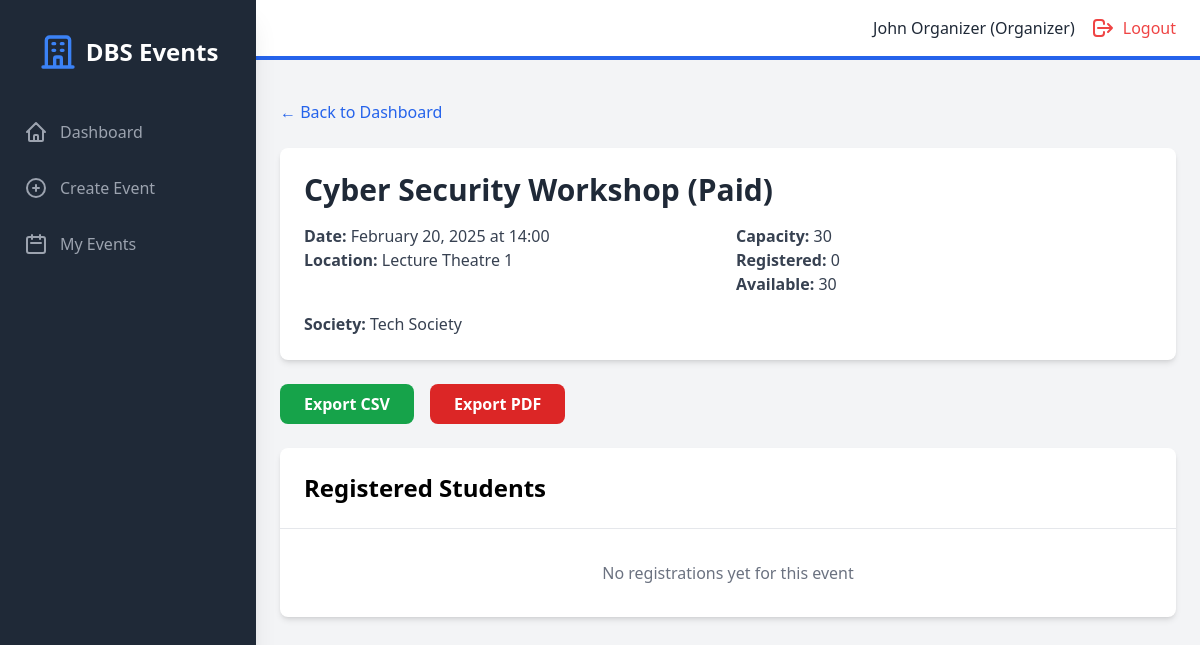
The page /event/2/registrations (signed in) on the database as committed earlier.
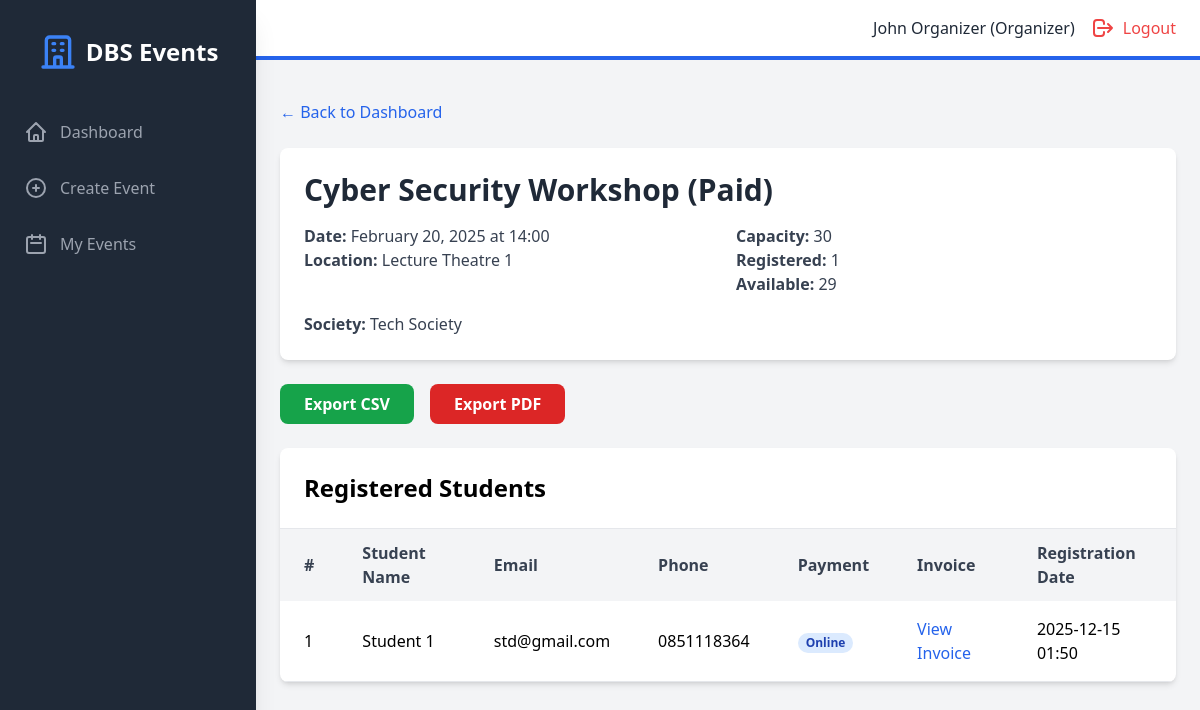
The same page on the database as committed later.
### models.py (models this page shows, shortened)
class User(UserMixin, db.Model):
    id = db.Column(db.Integer, primary_key=True)
    email = db.Column(db.String(120), unique=True, nullable=False)
    password_hash = db.Column(db.String(200), nullable=False)
    name = db.Column(db.String(100), nullable=False)
    role = db.Column(db.String(20), nullable=False)  # superadmin, organizer, student
    created_at = db.Column(db.DateTime, default=datetime.utcnow)
    societies = db.relationship('Society', backref='head', lazy=True)
    events_created = db.relationship('Event', backref='creator', lazy=True)
    registrations = db.relationship('Registration', backref='student', lazy=True)

class Event(db.Model):
    id = db.Column(db.Integer, primary_key=True)
    title = db.Column(db.String(200), nullable=False)
    description = db.Column(db.Text, nullable=True)
    event_date = db.Column(db.DateTime, nullable=False)
    location = db.Column(db.String(200), nullable=False)
    capacity = db.Column(db.Integer, nullable=False)
    is_paid = db.Column(db.Boolean, default=False)
    cost = db.Column(db.Float, default=0.0)
    society_id = db.Column(db.Integer, db.ForeignKey('society.id'), nullable=True)
    created_by = db.Column(db.Integer, db.ForeignKey('user.id'), nullable=False)
    created_at = db.Column(db.DateTime, default=datetime.utcnow)
    registrations = db.relationship('Registration', backref='event', lazy=True, cascade='all, delete-orphan')

class Society(db.Model):
    id = db.Column(db.Integer, primary_key=True)
    name = db.Column(db.String(100), nullable=False, unique=True)
    description = db.Column(db.Text, nullable=True)
    society_head_id = db.Column(db.Integer, db.ForeignKey('user.id'), nullable=False)
    created_at = db.Column(db.DateTime, default=datetime.utcnow)
    events = db.relationship('Event', backref='society', lazy=True)

class Registration(db.Model):
    id = db.Column(db.Integer, primary_key=True)
    event_id = db.Column(db.Integer, db.ForeignKey('event.id'), nullable=False)
    student_id = db.Column(db.Integer, db.ForeignKey('user.id'), nullable=False)
    registration_date = db.Column(db.DateTime, default=datetime.utcnow)
    phone_number = db.Column(db.String(20), nullable=True)
    payment_method = db.Column(db.String(20), nullable=True) # 'onsite' or 'online'
    invoice_path = db.Column(db.String(255), nullable=True)
    __table_args__ = (db.UniqueConstraint('event_id', 'student_id', name='unique_registration'),)

### backend/routes/registrations.py (the view)
@registrations_bp.route("/event/<int:event_id>/registrations", endpoint="view_registrations")
@login_required
def view_registrations(event_id):
    if current_user.role not in ["superadmin", "organizer"]:
        flash("Access denied", "danger")
        return redirect(url_for("public.index"))
    event = Event.query.get_or_404(event_id)
    if current_user.role == "organizer" and event.created_by != current_user.id:
        flash("You can only view registrations for your own events", "danger")
        return redirect(url_for("organizer.organizer_dashboard"))
    registrations = Registration.query.filter_by(event_id=event_id).all()
    return render_template("registrations.html", event=event, registrations=registrations)

### backend/main.py (called while the page is built)
@login_manager.user_loader
def load_user(user_id):
    return User.query.get(int(user_id))

### frontend/templates/registrations.html (shortened to what this page needs)
{% extends "base.html" %}
{% block auth_content %}
<div class="mb-6">
    <a href="{% if current_user.role == 'superadmin' %}{{ url_for('admin.admin_dashboard') }}{% else %}{{ url_for('organizer.organizer_dashboard') }}{% endif %}" class="text-blue-600 hover:underline">&larr; Back to Dashboard</a>
</div>
<div class="bg-white rounded-lg shadow-md p-6 mb-6">
    <h1 class="text-3xl font-bold text-gray-800 mb-4">{{ event.title }}</h1>
    <div class="grid grid-cols-1 md:grid-cols-2 gap-4 mb-4">
        <div>
            <p class="text-gray-700"><span class="font-semibold">Date:</span> {{ event.event_date.strftime('%B %d, %Y at %H:%M') }}</p>
            <p class="text-gray-700"><span class="font-semibold">Location:</span> {{ event.location }}</p>
        </div>
        <div>
            <p class="text-gray-700"><span class="font-semibold">Capacity:</span> {{ event.capacity }}</p>
            <p class="text-gray-700"><span class="font-semibold">Registered:</span> {{ registrations|length }}</p>
            <p class="text-gray-700"><span class="font-semibold">Available:</span> {{ event.capacity - registrations|length }}</p>
        </div>
    </div>
    {% if event.society %}
    <p class="text-gray-700"><span class="font-semibold">Society:</span> {{ event.society.name }}</p>
    {% endif %}
</div>
<div class="mb-6 flex gap-4">
    <a href="{{ url_for('exports.export_csv', event_id=event.id) }}" class="bg-green-600 text-white px-6 py-2 rounded-lg hover:bg-green-700 font-semibold">
        Export CSV
    </a>
    <a href="{{ url_for('exports.export_pdf', event_id=event.id) }}" class="bg-red-600 text-white px-6 py-2 rounded-lg hover:bg-red-700 font-semibold">
        Export PDF
    </a>
</div>
<div class="bg-white rounded-lg shadow-md overflow-hidden">
    <h2 class="text-2xl font-bold p-6 border-b">Registered Students</h2>
    {% if registrations|length > 0 %}
    <div class="overflow-x-auto">
        <table class="w-full">
            <thead class="bg-gray-100">
                <tr>
                    <th class="px-6 py-3 text-left text-gray-700 font-semibold">#</th>
                    <th class="px-6 py-3 text-left text-gray-700 font-semibold">Student Name</th>
                    <th class="px-6 py-3 text-left text-gray-700 font-semibold">Email</th>
                    <th class="px-6 py-3 text-left text-gray-700 font-semibold">Phone</th>
                    <th class="px-6 py-3 text-left text-gray-700 font-semibold">Payment</th>
                    <th class="px-6 py-3 text-left text-gray-700 font-semibold">Invoice</th>
                    <th class="px-6 py-3 text-left text-gray-700 font-semibold">Registration Date</th>
                </tr>
            </thead>
            <tbody>
                {% for reg in registrations %}
                <tr class="border-b hover:bg-gray-50">
                    <td class="px-6 py-4">{{ loop.index }}</td>
                    <td class="px-6 py-4">{{ reg.student.name }}</td>
                    <td class="px-6 py-4">{{ reg.student.email }}</td>
                    <td class="px-6 py-4">{{ reg.phone_number or 'N/A' }}</td>
                    <td class="px-6 py-4">
                        <span class="px-2 inline-flex text-xs leading-5 font-semibold rounded-full
                            {% if reg.payment_method == 'onsite' %}bg-yellow-100 text-yellow-800
                            {% elif reg.payment_method == 'online' %}bg-blue-100 text-blue-800
                            {% else %}bg-green-100 text-green-800{% endif %}">
                            {{ reg.payment_method | capitalize }}
                        </span>
                    </td>
                    <td class="px-6 py-4">
                        {% if reg.invoice_path %}
                            <a href="{{ url_for('static', filename=reg.invoice_path.split('static/')[-1]) }}" target="_blank" class="text-blue-600 hover:text-blue-900">View Invoice</a>
                        {% else %}
                            N/A
                        {% endif %}
                    </td>
                    <td class="px-6 py-4">{{ reg.registration_date.strftime('%Y-%m-%d %H:%M') }}</td>
                </tr>
                {% endfor %}
            </tbody>
        </table>
    </div>
    {% else %}
    <div class="text-center py-8 text-gray-500">
        <p>No registrations yet for this event</p>
    </div>
    {% endif %}
</div>
{% endblock %}

### frontend/templates/base.html (shortened to what this page needs)
<!DOCTYPE html>
<html lang="en">
<head>
    <script src="https://cdn.tailwindcss.com"></script>
    <link rel="stylesheet" href="{{ url_for('static', filename='css/style.css') }}">
</head>
<body class="bg-gray-100">
    {% if current_user.is_authenticated %}
    <div class="flex h-screen bg-gray-100">
        <div id="sidebar" class="sidebar fixed inset-y-0 left-0 z-30 w-64 bg-gray-800 overflow-y-auto transition duration-300 ease-out md:translate-x-0 md:static md:shadow-xl sidebar-closed">
            <div class="flex items-center justify-center mt-8">
                <div class="flex items-center">
                    <svg class="h-10 w-10 text-blue-500" fill="none" stroke="currentColor" viewBox="0 0 24 24">
                        <path stroke-linecap="round" stroke-linejoin="round" stroke-width="2" d="M19 21V5a2 2 0 00-2-2H7a2 2 0 00-2 2v16m14 0h2m-2 0h-5m-9 0H3m2 0h5M9 7h1m-1 4h1m4-4h1m-1 4h1m-5 10v-5a1 1 0 011-1h2a1 1 0 011 1v5m-4 0h4"></path>
                    </svg>
                    <span class="text-white text-2xl font-semibold ml-2">DBS Events</span>
                </div>
            </div>
            <nav class="mt-10">
                {% if current_user.role == 'superadmin' %}
                    <a class="flex items-center mt-4 py-2 px-6 text-gray-400 hover:bg-gray-700 hover:text-white" href="{{ url_for('admin.admin_dashboard') }}">
                        <svg class="h-6 w-6" fill="none" stroke="currentColor" viewBox="0 0 24 24"><path stroke-linecap="round" stroke-linejoin="round" stroke-width="2" d="M3 12l2-2m0 0l7-7 7 7M5 10v10a1 1 0 001 1h3m10-11l2 2m-2-2v10a1 1 0 01-1 1h-3m-6 0a1 1 0 001-1v-4a1 1 0 011-1h2a1 1 0 011 1v4a1 1 0 001 1m-6 0h6"></path></svg>
                        <span class="mx-3">Dashboard</span>
                    </a>
                    <a class="flex items-center mt-4 py-2 px-6 text-gray-400 hover:bg-gray-700 hover:text-white" href="{{ url_for('admin.admin_organizers') }}">
                        <svg class="h-6 w-6" fill="none" stroke="currentColor" viewBox="0 0 24 24"><path stroke-linecap="round" stroke-linejoin="round" stroke-width="2" d="M17 20h5v-2a3 3 0 00-5.356-1.857M17 20H7m10 0v-2c0-.656-.126-1.283-.356-1.857m0 0a5.002 5.002 0 019.288 0M15 7a3 3 0 11-6 0 3 3 0 016 0zm6 3a2 2 0 11-4 0 2 2 0 014 0zM7 10a2 2 0 11-4 0 2 2 0 014 0z"></path></svg>
                        <span class="mx-3">Organizers</span>
                    </a>
                    <a class="flex items-center mt-4 py-2 px-6 text-gray-400 hover:bg-gray-700 hover:text-white" href="{{ url_for('admin.admin_societies') }}">
                        <svg class="h-6 w-6" fill="none" stroke="currentColor" viewBox="0 0 24 24"><path stroke-linecap="round" stroke-linejoin="round" stroke-width="2" d="M19 21V5a2 2 0 00-2-2H7a2 2 0 00-2 2v16m14 0h2m-2 0h-5m-9 0H3m2 0h5M9 7h1m-1 4h1m4-4h1m-1 4h1m-5 10v-5a1 1 0 011-1h2a1 1 0 011 1v5m-4 0h4"></path></svg>
                        <span class="mx-3">Societies</span>
                    </a>
                    <a class="flex items-center mt-4 py-2 px-6 text-gray-400 hover:bg-gray-700 hover:text-white" href="{{ url_for('admin.admin_events') }}">
                        <svg class="h-6 w-6" fill="none" stroke="currentColor" viewBox="0 0 24 24"><path stroke-linecap="round" stroke-linejoin="round" stroke-width="2" d="M8 7V3m8 4V3m-9 8h10M5 21h14a2 2 0 002-2V7a2 2 0 00-2-2H5a2 2 0 00-2 2v12a2 2 0 002 2z"></path></svg>
                        <span class="mx-3">All Events</span>
                    </a>
                {% elif current_user.role == 'organizer' %}
                    <a class="flex items-center mt-4 py-2 px-6 text-gray-400 hover:bg-gray-700 hover:text-white" href="{{ url_for('organizer.organizer_dashboard') }}">
                        <svg class="h-6 w-6" fill="none" stroke="currentColor" viewBox="0 0 24 24"><path stroke-linecap="round" stroke-linejoin="round" stroke-width="2" d="M3 12l2-2m0 0l7-7 7 7M5 10v10a1 1 0 001 1h3m10-11l2 2m-2-2v10a1 1 0 01-1 1h-3m-6 0a1 1 0 001-1v-4a1 1 0 011-1h2a1 1 0 011 1v4a1 1 0 001 1m-6 0h6"></path></svg>
                        <span class="mx-3">Dashboard</span>
                    </a>
                    <a class="flex items-center mt-4 py-2 px-6 text-gray-400 hover:bg-gray-700 hover:text-white" href="{{ url_for('organizer.organizer_add_event') }}">
                        <svg class="h-6 w-6" fill="none" stroke="currentColor" viewBox="0 0 24 24"><path stroke-linecap="round" stroke-linejoin="round" stroke-width="2" d="M12 9v3m0 0v3m0-3h3m-3 0H9m12 0a9 9 0 11-18 0 9 9 0 0118 0z"></path></svg>
                        <span class="mx-3">Create Event</span>
                    </a>
                    <a class="flex items-center mt-4 py-2 px-6 text-gray-400 hover:bg-gray-700 hover:text-white" href="{{ url_for('organizer.organizer_dashboard') }}">
                        <svg class="h-6 w-6" fill="none" stroke="currentColor" viewBox="0 0 24 24"><path stroke-linecap="round" stroke-linejoin="round" stroke-width="2" d="M8 7V3m8 4V3m-9 8h10M5 21h14a2 2 0 002-2V7a2 2 0 00-2-2H5a2 2 0 00-2 2v12a2 2 0 002 2z"></path></svg>
                        <span class="mx-3">My Events</span>
                    </a>
                {% endif %}
            </nav>
        </div>
        <div class="flex-1 flex flex-col overflow-hidden">
            <header class="flex justify-between items-center py-4 px-6 bg-white border-b-4 border-blue-600">
                <div class="flex items-center">
                    <span class="text-gray-800 mr-4">{{ current_user.name }} ({{ current_user.role | capitalize }})</span>
                    <a href="{{ url_for('public.logout') }}" class="flex items-center text-red-500 hover:text-red-700">
                        <svg class="h-6 w-6" fill="none" stroke="currentColor" viewBox="0 0 24 24"><path stroke-linecap="round" stroke-linejoin="round" stroke-width="2" d="M17 16l4-4m0 0l-4-4m4 4H7m6 4v1a3 3 0 01-3 3H6a3 3 0 01-3-3v-10a3 3 0 013-3h4a3 3 0 013 3v1"></path></svg>
                        <span class="ml-2 hidden sm:inline">Logout</span>
                    </a>
                </div>
            </header>
            <div class="px-6 pt-4">
            </div>
            <main class="flex-1 overflow-x-hidden overflow-y-auto bg-gray-100 p-6">
                {% block auth_content %}{% endblock %}
            </main>
        </div>
    </div>
    {% endif %}
</body>
</html>

### frontend/static/css/style.css (style rules this page uses)
body { font-family: 'Segoe UI', Tahoma, Geneva, Verdana, sans-serif; }
a, button { transition: all 0.3s ease; }

### frontend/templates/base.html (style rules this page uses)
.sidebar { transition: transform 0.3s ease-in-out; }
.sidebar-closed { transform: translateX(-100%); }
@media (min-width: 768px) { .sidebar-closed { transform: translateX(0); } }

Rows that differ between the two databases and show on the page:
added Registration: student.name "Student 1", student.email "std@gmail.com", phone_number "0851118364", payment_method "Online", registration_date "2025-12-15 01:50"
Other text that changed with them:
{{ registrations|length }}: "0" → "1"
{{ event.capacity - registrations|length }}: "30" → "29"
text no longer shown: "No registrations yet for this event"
text now shown: "# Student Name Email Phone Payment Invoice Registration Date"
